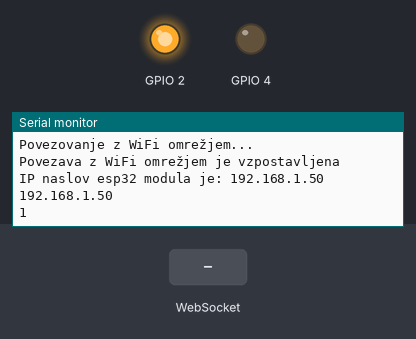
Bench run of a program on a simulated ESP32. Parts: output pins drawn as LEDs (lit = HIGH), the last lines printed to the serial monitor. The test bench sets the inputs (shaded band). WiFi joins after 1.5 s; servers stay silent unless stated.

Above: at 4.2 s.
4.3 s: WebSocket text "LED" received
At 5.5 s:
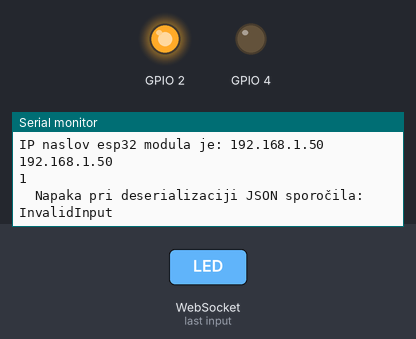
5.8 s: WebSocket text "1" received
At 6.6 s:
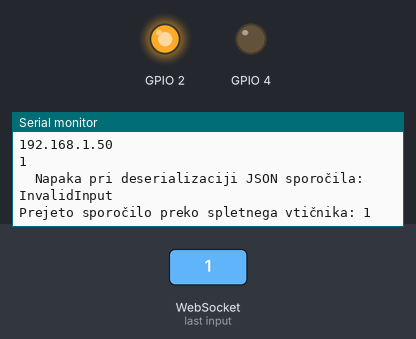

The program:

main.cpp
```cpp
#include <Arduino.h>
#include "WiFi.h"
#include "WebServer.h"
#include "WebSocketsClient.h" //knjiznjica za spletne vticnike
#include <ArduinoJson.h> //knjiznjica za delo z JSON objekti

const char* ssid = "kresilnik";
const char* password = "bled2024";

int portNumber = 8811; // port na katerem bo deloval spletni streznik, lahko ga poljubno spremenimo, vendar pazimo da ni v uporabi za druge namene

WebSocketsClient webSocket; //ustvarimo objekt webSocket, ki bo predstavljal spletni vticnik


//koda, ki se izvede ob prejemu sporočila preko spletnega vtičnika (WebSocket-a) 8811
void webSocketEvent(WStype_t type, uint8_t * payload, size_t length) {
  switch(type) {

    case WStype_TEXT:
    {
      //v tem delu prenešeni string z JSON sporočilom pretvorimo v JSON objekt, da lahko z njim lažje delamo
      //<256> določa kapaciteto objekta doc - StaticJson document, ki je dovolj velika, da lahko vanj shranimo JSON sporočilo, ki ga prejmemo preko spletnega vtičnika
      StaticJsonDocument<256> doc;

      //deserializacija JSON sporočila, ki ga prejmemo preko spletnega vtičnika, in shranjevanje v objekt doc
      DeserializationError error = deserializeJson(doc, payload, length);

      //preverimo, če je prišlo do napake pri deserializaciji JSON sporočila
      if (error) {
        Serial.print("  Napaka pri deserializaciji JSON sporočila: ");
        Serial.println(error.c_str());
        return;
      }

      char tip[40]; // spremenljivka za besedo iz JSON strukture
      memset(tip, 0, sizeof(tip)); // inicializacija spremenljivke tip z ničlami
      strcpy(tip, doc["tipSporočila"]); // kopiranje vrednosti iz JSON objekta doc, ki je shranjena pod ključem "tip", v spremenljivko tip

      if (strcmp(tip, "LED") == 0) { // primerjava spremenljivke tip z besedo "LED", da preverimo ali je tip sporočila "LED"
        int vrednost = doc["vrednost"]; // pridobivanje vrednosti iz JSON objekta doc, ki je shranjena pod ključem "vrednost", in shranjevanje v spremenljivko vrednost
        int pin = doc["pin"]; // pridobivanje vrednosti iz JSON objekta doc, ki je shranjena pod ključem "pin", in shranjevanje v spremenljivko pin

        if (pin == 2) { // popravljeno iz pin=2
          if (vrednost == 0) { // popravljeno iz vrednost=0
            digitalWrite(2, LOW); // če je vrednost 0, potem na nožici 2 zapišemo visoko vrednost - LED ugasne
          } else if (vrednost == 1) { // popravljeno iz vrednost=1
            digitalWrite(2, HIGH); // če je vrednost 1, potem na nožici 2 zapišemo nizko vrednost - LED zasveti
          }
        }
      }

      Serial.print("Prejeto sporočilo preko spletnega vtičnika: ");
      Serial.println((char*)payload); // izpis prejetega sporočila preko spletnega vtičnika na serijski monitor
      break;
    }

    default:
      break;
  }
}


void setup() {
  // put your setup code here, to run once:
  // tu zapišemo kodo, ki se izvede le enkrat - nastavitve
  Serial.begin(115200);

  WiFi.begin(ssid,password);

  while (WiFi.status() != WL_CONNECTED)
  {
    delay(500);
    Serial.println("Povezovanje z WiFi omrežjem...");
  }

  Serial.println("Povezava z WiFi omrežjem je vzpostavljena");
  Serial.print("IP naslov esp32 modula je: ");
  Serial.println(WiFi.localIP());

  webSocket.begin("192.168.1.136", 8811); // povezava na node.js strežnik, ki teče na IP naslovu 192.168.1.136 preko vrat 8811


  pinMode(2, OUTPUT);
  pinMode(4,OUTPUT);
  digitalWrite(2, HIGH); // na nožici 2 zapišemo visoko vrednost - LED zasveti
  delay(500);
  digitalWrite(4, LOW);
  delay(500); // zakasnitev izvedbe programa za specificiran čas v milisekundah, 1000 ms = 1 s
  digitalWrite(2, HIGH); // na nožici 2 zapišemo nizko vrednost - LED ugasne
  delay(500); // zakasnitev izvedbe programa za specificiran čas v milisekundah, 1000 ms = 1 s
  digitalWrite(4, LOW);

  Serial.println(WiFi.localIP());
  Serial.println(WiFi.getMode());
  webSocket.onEvent(webSocketEvent);  // nastavimo funkcijo webSocketEvent, ki se bo izvedla ob prejemu sporočila preko spletnega vtičnika

}


void loop() {
  webSocket.loop();
}
```

Measured:
- after the input at 4.3 s, the serial monitor: prints a new line at once (image 1)
- after the input at 5.8 s, the serial monitor: prints a new line at once (image 2)
